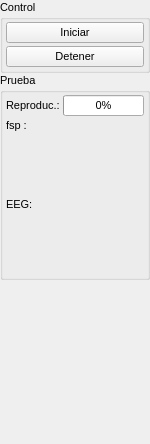
<?xml version="1.0" encoding="UTF-8"?>
<ui version="4.0">
 <class>ABR_detail</class>
 <widget class="QWidget" name="ABR_detail">
  <property name="geometry">
   <rect>
    <x>0</x>
    <y>0</y>
    <width>150</width>
    <height>444</height>
   </rect>
  </property>
  <property name="font">
   <font>
    <pointsize>8</pointsize>
   </font>
  </property>
  <property name="windowTitle">
   <string>Form</string>
  </property>
  <layout class="QVBoxLayout" name="verticalLayout">
   <property name="spacing">
    <number>0</number>
   </property>
   <property name="leftMargin">
    <number>0</number>
   </property>
   <property name="topMargin">
    <number>0</number>
   </property>
   <property name="rightMargin">
    <number>0</number>
   </property>
   <property name="bottomMargin">
    <number>0</number>
   </property>
   <item>
    <widget class="QGroupBox" name="groupBox_2">
     <property name="minimumSize">
      <size>
       <width>150</width>
       <height>0</height>
      </size>
     </property>
     <property name="maximumSize">
      <size>
       <width>150</width>
       <height>16777215</height>
      </size>
     </property>
     <property name="font">
      <font>
       <pointsize>8</pointsize>
      </font>
     </property>
     <property name="title">
      <string>Control</string>
     </property>
     <layout class="QVBoxLayout" name="verticalLayout_3">
      <property name="spacing">
       <number>3</number>
      </property>
      <property name="leftMargin">
       <number>3</number>
      </property>
      <property name="topMargin">
       <number>3</number>
      </property>
      <property name="rightMargin">
       <number>3</number>
      </property>
      <property name="bottomMargin">
       <number>3</number>
      </property>
      <item>
       <widget class="QPushButton" name="btn_start">
        <property name="text">
         <string>Iniciar</string>
        </property>
       </widget>
      </item>
      <item>
       <widget class="QPushButton" name="btn_stop">
        <property name="text">
         <string>Detener</string>
        </property>
       </widget>
      </item>
     </layout>
    </widget>
   </item>
   <item>
    <widget class="QGroupBox" name="groupBox">
     <property name="minimumSize">
      <size>
       <width>150</width>
       <height>0</height>
      </size>
     </property>
     <property name="maximumSize">
      <size>
       <width>150</width>
       <height>16777215</height>
      </size>
     </property>
     <property name="font">
      <font>
       <pointsize>8</pointsize>
      </font>
     </property>
     <property name="title">
      <string>Prueba</string>
     </property>
     <layout class="QVBoxLayout" name="verticalLayout_2">
      <property name="spacing">
       <number>3</number>
      </property>
      <property name="leftMargin">
       <number>3</number>
      </property>
      <property name="topMargin">
       <number>3</number>
      </property>
      <property name="rightMargin">
       <number>3</number>
      </property>
      <property name="bottomMargin">
       <number>3</number>
      </property>
      <item>
       <layout class="QHBoxLayout" name="horizontalLayout">
        <property name="topMargin">
         <number>0</number>
        </property>
        <item>
         <widget class="QLabel" name="label">
          <property name="font">
           <font>
            <pointsize>8</pointsize>
           </font>
          </property>
          <property name="text">
           <string>Reproduc.:</string>
          </property>
         </widget>
        </item>
        <item>
         <widget class="QProgressBar" name="pb_repro">
          <property name="font">
           <font>
            <pointsize>8</pointsize>
           </font>
          </property>
          <property name="value">
           <number>0</number>
          </property>
         </widget>
        </item>
       </layout>
      </item>
      <item>
       <widget class="QLabel" name="label_2">
        <property name="font">
         <font>
          <pointsize>8</pointsize>
         </font>
        </property>
        <property name="text">
         <string>fsp :</string>
        </property>
       </widget>
      </item>
      <item>
       <widget class="QFrame" name="horizontalFrame_2">
        <property name="minimumSize">
         <size>
          <width>0</width>
          <height>60</height>
         </size>
        </property>
        <property name="maximumSize">
         <size>
          <width>16777215</width>
          <height>60</height>
         </size>
        </property>
        <layout class="QHBoxLayout" name="layout_fsp">
         <property name="spacing">
          <number>0</number>
         </property>
         <property name="leftMargin">
          <number>0</number>
         </property>
         <property name="topMargin">
          <number>0</number>
         </property>
         <property name="rightMargin">
          <number>0</number>
         </property>
         <property name="bottomMargin">
          <number>0</number>
         </property>
        </layout>
       </widget>
      </item>
      <item>
       <widget class="QLabel" name="label_3">
        <property name="text">
         <string>EEG:</string>
        </property>
       </widget>
      </item>
      <item>
       <widget class="QFrame" name="verticalFrame">
        <property name="minimumSize">
         <size>
          <width>0</width>
          <height>60</height>
         </size>
        </property>
        <property name="maximumSize">
         <size>
          <width>16777215</width>
          <height>60</height>
         </size>
        </property>
        <layout class="QVBoxLayout" name="layout_eeg">
         <property name="spacing">
          <number>0</number>
         </property>
         <property name="leftMargin">
          <number>0</number>
         </property>
         <property name="topMargin">
          <number>0</number>
         </property>
         <property name="rightMargin">
          <number>0</number>
         </property>
         <property name="bottomMargin">
          <number>0</number>
         </property>
        </layout>
       </widget>
      </item>
     </layout>
    </widget>
   </item>
   <item>
    <spacer name="verticalSpacer">
     <property name="orientation">
      <enum>Qt::Vertical</enum>
     </property>
     <property name="sizeHint" stdset="0">
      <size>
       <width>20</width>
       <height>0</height>
      </size>
     </property>
    </spacer>
   </item>
  </layout>
 </widget>
 <resources/>
 <connections/>
</ui>
